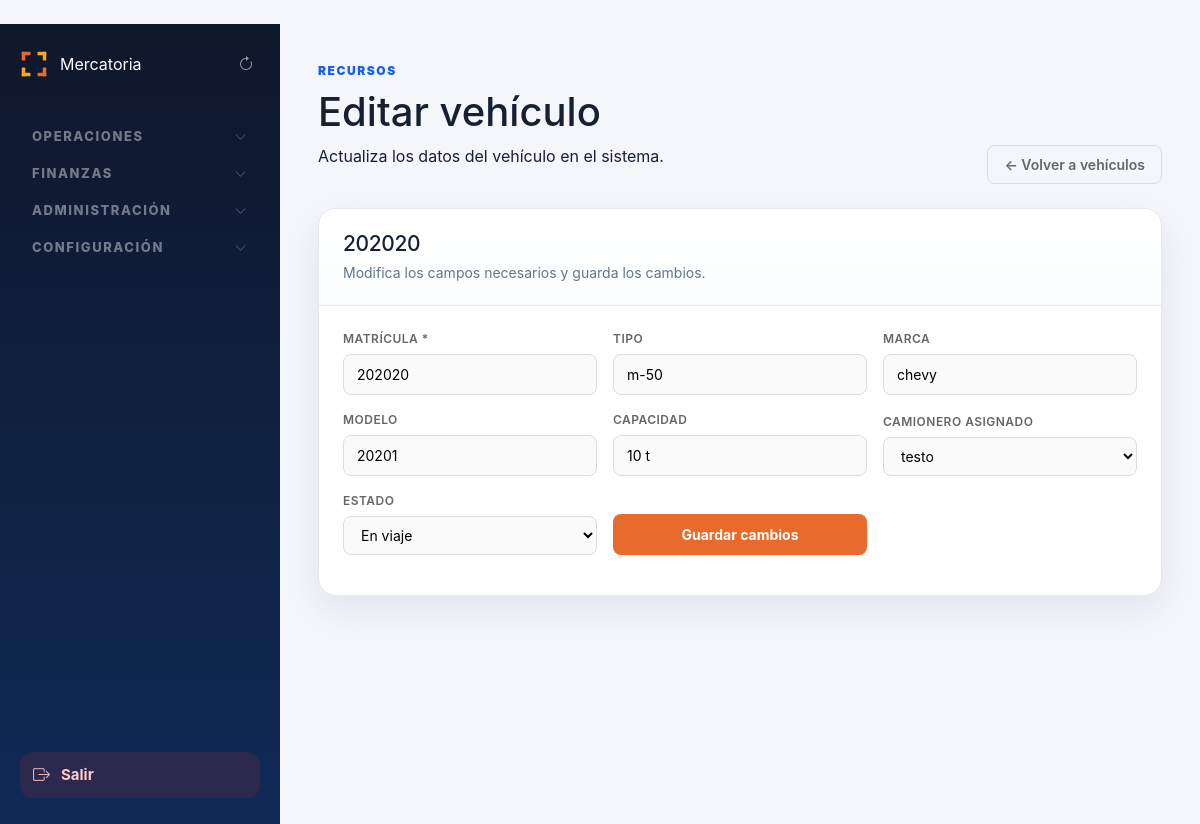
The page /admin/vehiculos/5/editar (signed in) on the database as committed earlier.
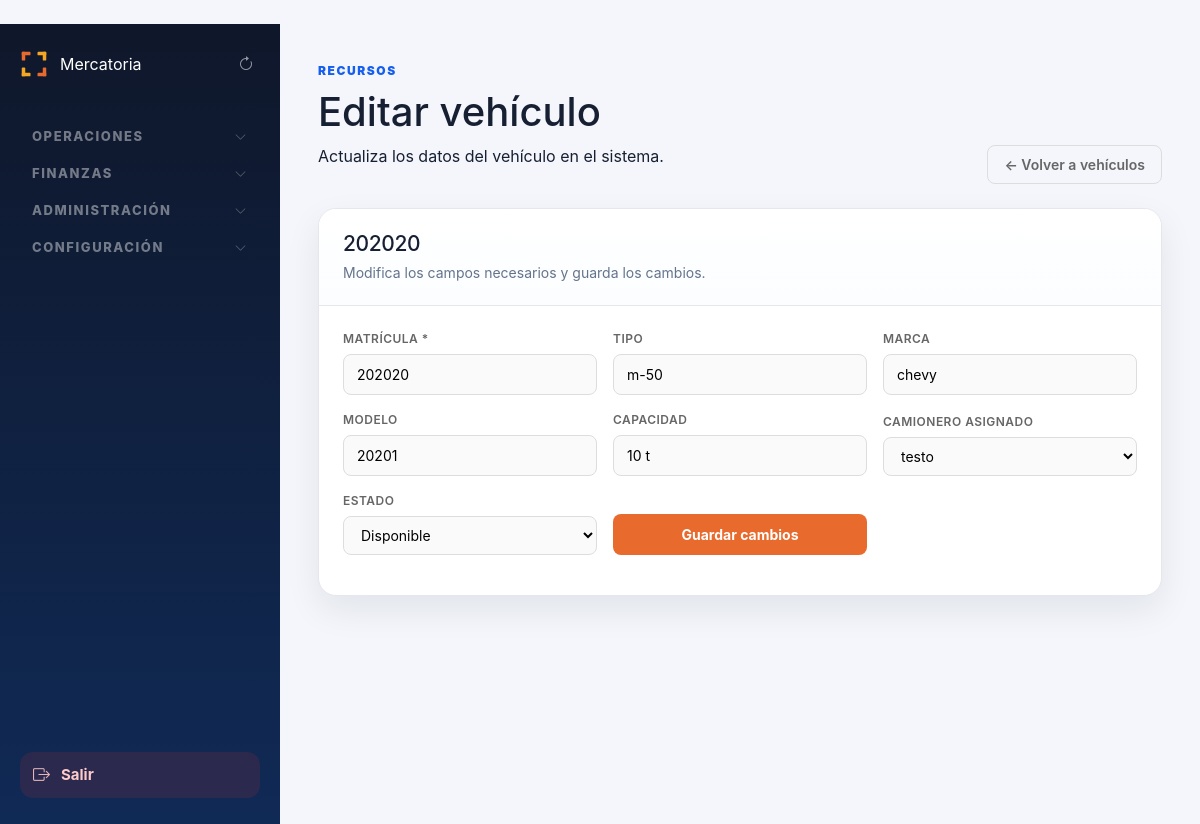
The same page on the database as committed later.
### tables this page shows
CREATE TABLE vehiculos (
        id INTEGER PRIMARY KEY AUTOINCREMENT,
        camionero_id INTEGER,
        matricula TEXT,
        marca TEXT,
        modelo TEXT,
        tipo TEXT,
        capacidad TEXT,
        combustible TEXT,
        estado TEXT DEFAULT 'Disponible',
        activo INTEGER DEFAULT 1,
        fecha_creacion TEXT DEFAULT CURRENT_TIMESTAMP
    , tipo_vehiculo_id INTEGER, placa TEXT, chapa_remolque TEXT);

CREATE TABLE camioneros (
        id INTEGER PRIMARY KEY AUTOINCREMENT,
        nombre TEXT,
        telefono TEXT,
        licencia TEXT,
        matricula TEXT,
        tipo TEXT,
        capacidad TEXT,
        estado TEXT DEFAULT 'Disponible',
        activo INTEGER DEFAULT 1,
        fecha_creacion TEXT DEFAULT CURRENT_TIMESTAMP
    , deleted_at TEXT, deleted_by TEXT, carnet_identidad TEXT, licencia_operativa TEXT, empresa TEXT);

### routes/admin.py (the view, shortened to what this page needs)
@admin_bp.route("/vehiculos/<int:id>/editar", methods=["GET", "POST"])
def editar_vehiculo(id):
    if not requiere_admin():
        return redirect("/login")
    conexion = conectar()
    cursor = conexion.cursor()
    cursor.execute(f"""
        SELECT id, matricula, tipo, marca, modelo, capacidad, camionero_id, estado
        FROM vehiculos
        WHERE id = {ph()} AND activo = 1
    """, (id,))
    vehiculo = cursor.fetchone()
    cursor.execute("SELECT id, nombre FROM camioneros WHERE activo = 1 ORDER BY nombre")
    camioneros = cursor.fetchall()
    conexion.close()
    if not vehiculo:
        return redirect("/admin/vehiculos")
    return render_template(
        "admin/editar_vehiculo.html",
        vehiculo=vehiculo,
        camioneros=camioneros,
        estados=VEHICULO_ESTADOS
    )

### app.py (called while the page is built)
@app.before_request
def _record_start_time():
    g.start_time = time.monotonic()

@app.before_request
def _validate_session_role():
    if "user_id" not in session or "rol" not in session:
        return
    try:
        con = conectar()
        cur = con.cursor()
        cur.execute("SELECT rol, activo FROM usuarios WHERE id = ?", (session["user_id"],))
        row = cur.fetchone()
        con.close()
        if not row or not row["activo"]:
            session.clear()
            return
        if row["rol"] != session["rol"]:
            session["rol"] = row["rol"]
    except Exception:
        pass

@app.after_request
def set_security_headers(response):
    response.headers["X-Frame-Options"] = "SAMEORIGIN"
    response.headers["X-Content-Type-Options"] = "nosniff"
    response.headers["X-XSS-Protection"] = "1; mode=block"
    if app.debug:
        ms = (time.monotonic() - getattr(g, "start_time", time.monotonic())) * 1000
        app.logger.debug("[%s] %s %.1fms", request.method, request.path, ms)
    return response

### database.py (called while the page is built)
    def fetchone(self):
        return self._cursor.fetchone()

    def fetchall(self):
        return self._cursor.fetchall()

### templates/admin/editar_vehiculo.html (shortened to what this page needs)
﻿{% extends "admin/base_admin.html" %}
{% block contenido %}
<div class="page-header-vehiculos">
    <div>
        <span class="eyebrow">Recursos</span>
        <h1>Editar vehículo</h1>
        <p>Actualiza los datos del vehículo en el sistema.</p>
    </div>
    <a href="/admin/vehiculos" class="btn-volver">← Volver a vehículos</a>
</div>
<section class="panel">
    <div class="panel-header">
        <div>
            <h2>{{ vehiculo.matricula }}</h2>
            <p>Modifica los campos necesarios y guarda los cambios.</p>
        </div>
    </div>
    <div style="padding: 24px;">
        <form method="POST" action="/admin/vehiculos/{{ vehiculo.id }}/editar" class="form-crud-grid">
            <div class="form-crud-field">
                <label>Matrícula *</label>
                <input type="text" name="matricula" class="input-crud" required value="{{ vehiculo.matricula }}">
            </div>
            <div class="form-crud-field">
                <label>Tipo</label>
                <input type="text" name="tipo" class="input-crud" value="{{ vehiculo.tipo or '' }}" placeholder="Ej: Plataforma, Toldo">
            </div>
            <div class="form-crud-field">
                <label>Marca</label>
                <input type="text" name="marca" class="input-crud" value="{{ vehiculo.marca or '' }}" placeholder="Ej: Volvo, MAN" data-ac="marca" autocomplete="off">
            </div>
            <div class="form-crud-field">
                <label>Modelo</label>
                <input type="text" name="modelo" class="input-crud" value="{{ vehiculo.modelo or '' }}" placeholder="Ej: FH16 2022" data-ac="modelo" autocomplete="off">
            </div>
            <div class="form-crud-field">
                <label>Capacidad</label>
                <input type="text" name="capacidad" class="input-crud" value="{{ vehiculo.capacidad or '' }}" placeholder="Ej: 24 ton">
            </div>
            <div class="form-crud-field">
                <label>Camionero asignado</label>
                <select name="camionero_id" class="input-crud">
                    {% for c in camioneros %}
                    <option value="{{ c.id }}" {% if c.id == vehiculo.camionero_id %}selected{% endif %}>
                        {{ c.nombre }}
                    </option>
                    {% endfor %}
                </select>
            </div>
            <div class="form-crud-field">
                <label>Estado</label>
                <select name="estado" class="input-crud">
                    {% for e in estados %}
                    <option value="{{ e }}" {% if e == vehiculo.estado %}selected{% endif %}>{{ e }}</option>
                    {% endfor %}
                </select>
            </div>
            <div class="form-crud-field form-crud-submit">
                <button type="submit" class="btn-crud-primary">Guardar cambios</button>
            </div>
        </form>
    </div>
</section>
{% endblock %}

Rows that differ between the two databases and show on the page:
changed vehiculos "chevy": estado "En viaje" → "Disponible"
